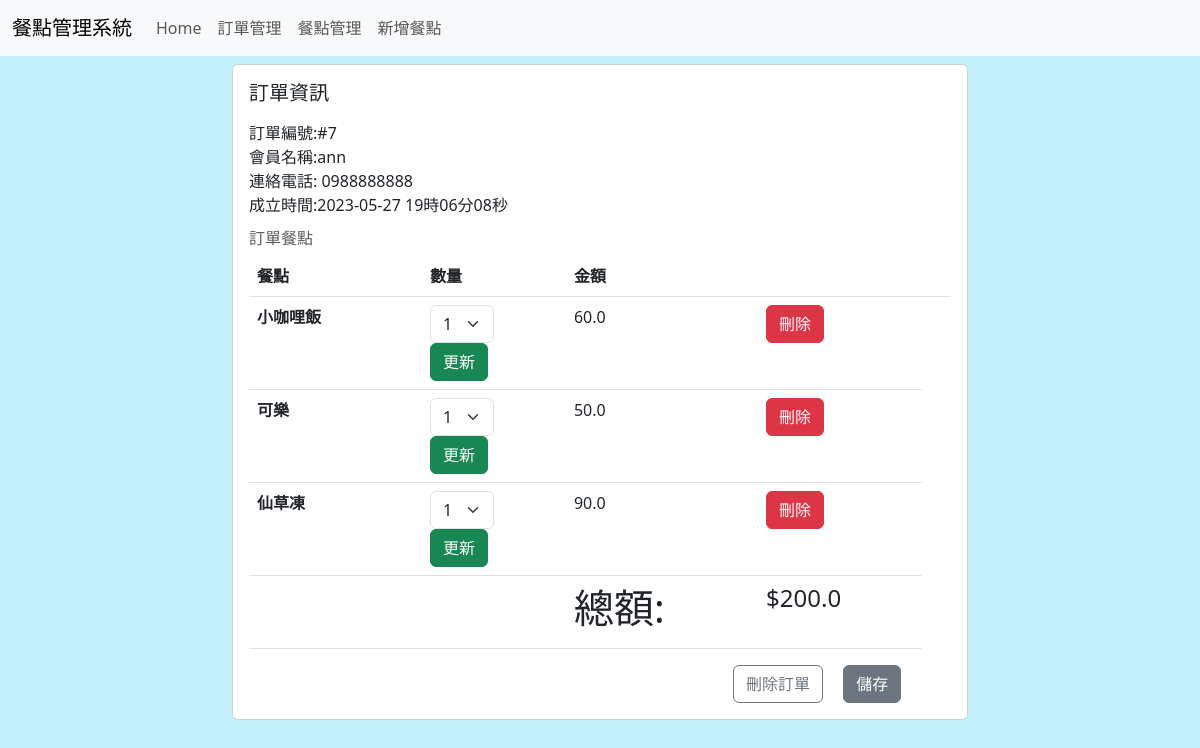
The page /edit_order/7 on the database its author committed.
### tables this page shows
CREATE TABLE users (
                id INTEGER PRIMARY KEY,
                username TEXT,
                password TEXT,
                phone TEXT
            );

CREATE TABLE orders (
                id INTEGER PRIMARY KEY,
                user_id INTEGER,
                table_id INTEGER,
                timestamp TIMESTAMP,
                FOREIGN KEY (user_id) REFERENCES users (id),
                FOREIGN KEY (table_id) REFERENCES carts (table_id)
            );

CREATE TABLE carts (
                id INTEGER PRIMARY KEY,
                table_id INTEGER,
                item_id INTEGER,
                quantity INTEGER,
                FOREIGN KEY (item_id) REFERENCES menu_items (id),
                FOREIGN KEY (table_id) REFERENCES carts (table_id)
            );

CREATE TABLE menu_items (
                id INTEGER PRIMARY KEY,
                categories TEXT,
                name TEXT,
                image TEXT,
                price REAL,
                description TEXT,
                FOREIGN KEY (categories) REFERENCES categories (name)
            );

### app.py (the view)
@app.route('/edit_order/<order_id>', methods=['GET', 'POST'])
def edit_order(order_id):
    conn = create_connection()
    cursor = conn.cursor()
    cursor.execute('SELECT id, user_id, timestamp FROM orders WHERE id = ?', (order_id,))
    order = cursor.fetchone()
    cursor.execute('SELECT username, phone FROM users WHERE id = ?', (order[1],))
    user = cursor.fetchone()
    cursor.execute('''
        SELECT carts.id, menu_items.name, carts.quantity, menu_items.price
        FROM carts
        INNER JOIN menu_items ON carts.item_id = menu_items.id
        WHERE carts.table_id = ?
    ''', (order_id,))
    cart_items = cursor.fetchall()
    conn.close()
    total_price = 0
    for item in cart_items:
        total_price += item[3] * item[2]
    return render_template('admin/edit_orders.html', order_id=order[0], username=user[0], phone=user[1], timestamp=order[2], cart_items=cart_items,total= total_price)

### app.py (called while the page is built)
@app.template_filter('custom_datetimeformat')
def custom_datetimeformat(value):
    dt = datetime.strptime(value, '%Y-%m-%d %H:%M:%S.%f')
    formatted_datetime = dt.strftime('%Y-%m-%d %H時%M分%S秒')
    return formatted_datetime

### lib.py (called while the page is built)
def create_connection():
    conn = None
    try:
        conn = sqlite3.connect('database.db')
        print(f'Successfully connected to the database')
        return conn
    except Error as e:
        print(f'Error connecting to the database: {e}')
    return conn

### templates/admin/edit_orders.html (shortened to what this page needs)
{% extends '/sample/base.html' %} {% block content %}
<div class="row justify-content-center">
  <div class="col-2"></div>
  <div class="col-8">
    <div class="card">
      <div class="card-body text-start">
        <h5 class="card-title">訂單資訊</h5>
        <p class="card-text">
            <div class="col justify-content-start">
                <div class="col-6">
                  訂單編號:#{{ order_id }}
                </div>
                <div class="col-6">
                  會員名稱:{{ username }}
                </div>
                <div class="col-6">
                  連絡電話: {{ phone }}
                </div>
                <div class="col-6">
                  成立時間:{{ timestamp| custom_datetimeformat }}
                </div>
            </div>
        </p>
        <h6 class="card-subtitle mb-2 text-body-secondary">訂單餐點</h6>
        <div class="card-text">
            <table class="table">
                <thead>
                  <tr>
                    <th scope="col">餐點</th>
                    <th scope="col"></th>
                    <th scope="col">數量</th>
                    <th scope="col">金額</th>
                    <th scope="col"></th>
                    <th scope="col"></th>
                  </tr>
                </thead>
                <tbody>
                    {% for item in cart_items %}
                  <tr>
                    <th scope="row">{{item.1}}</th>
                    <td></td>
                    <td>
                        <form
                        action="{{ url_for('update_cart_item', cart_id=item.0 ) }}"
                        method="post"
                      >
                        <select name="quantity" class="form-select" style="width:4rem">
                          {% for num in range(1,10)%}
                          {% if num == item.2%}
                          <option value="{{item.2}}" selected>{{item.2}}</option>
                          {%else%}
                          <option value="{{num}}">{{num}}</option>
                          {%endif%}
                          {%endfor%}
                        </select>
                        <button type="submit" class="btn btn-success btn-product">
                          更新
                        </button>
                      </form>
                    </td>
                    <td>{{item.2 * item.3}}</td>
                    <td>
                        <form
                        action="{{ url_for('delete_cart_item', cart_id=item.0) }}"
                        method="POST"
                      >
                        <button
                          class="btn btn-danger"
                          type="submit"
                          name="page" value="{{ order_id }}" />
                          刪除
                      </form>
                    </td>
                  </tr>
                  {% endfor %}
                  <tr>
                    <td>
                    </td>
                    <td>
                    </td>
                    <td>
                    </td>
                    <td>
                        <h1>總額:</h1>
                    </td>
                    <td>
                        <h4>${{total}}</h4>
                    </td>
                  </tr>
                </tbody>
              </table>
            </div>
        <div class="row justify-content-end">
            <div class="col-3">
            </div>
            <div class="col-4">
                <a href="{{url_for('delete_order',order_id=order_id)}}" class="btn btn-outline-secondary card-link">刪除訂單</a>
                <a href="{{url_for('manage_orders')}}" class="btn btn-secondary card-link">儲存</a>
            </div>
        </div>
      </div>
    </div>
  </div>
  <div class="col-2"></div>
</div>
{% endblock content%}

### rows shown on the page
users: username "ann", phone "0988888888"
orders: timestamp "2023-05-27 19時06分08秒"
carts: name "小咖哩飯", quantity "1", item.2*item.3 "60.0", {{ order_id }} 7 (drawn)
carts: name "可樂", quantity "1", item.2*item.3 "50.0", {{ order_id }} 7 (drawn)
carts: name "仙草凍", quantity "1", item.2*item.3 "90.0", {{ order_id }} 7 (drawn)

### other values the page prints
{{ order_id }} "7"
{{ total }} "200.0"
